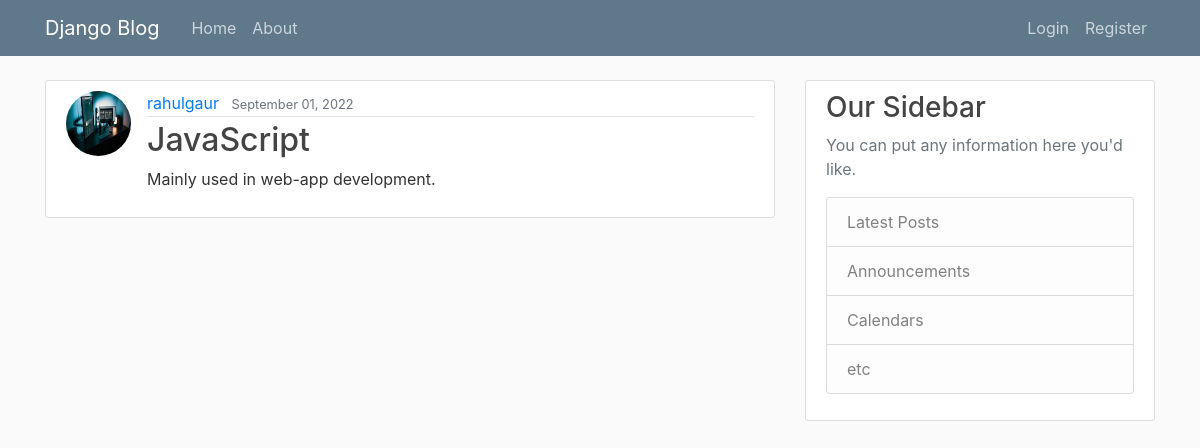
The page /post/10/ on the database its author committed.
### blog/models.py (models this page shows, shortened)
class Post(models.Model):
    title = models.CharField(max_length=100)
    content = models.TextField()
    date_posted = models.DateTimeField(default=timezone.now)
    author = models.ForeignKey(User,on_delete=models.CASCADE)

### users/models.py (models this page shows, shortened)
class Profile(models.Model):
    user = models.OneToOneField(User,on_delete=models.CASCADE)
    image = models.ImageField(default='default.jpg',upload_to='profile_pics')

### blog/views.py (the view)
# urls.py: path('post/<int:pk>/', PostDetailView.as_view(),name="post-detail"),
class PostDetailView(DetailView):
    model = Post

### blog/templates/blog/post_detail.html (shortened to what this page needs)
{% extends 'blog/base.html' %}
{% block content %}
    <article class="media content-section">
        <img class="rounded-circle article-img" src="{{object.author.profile.image.url}}"/>
            <div class="media-body">
               <div class="article-metadata">
                    <a class="mr-2" href="{% url 'user-post' object.author.username %}">{{ object.author }}</a>
                    <small class="text-muted">{{ object.date_posted|date:"F d, Y" }}</small>
                </div>
          <h2><a class="article-title" href="#">{{ object.title }}</a></h2>
          <p class="article-content">{{ object.content }}</p>
          </div>
    </article>
{% endblock %}

### blog/static/blog/main.css (style rules this page uses)
body { background: #fafafa; color: #333333; margin-top: 5rem; }
h1, h2, h3, h4, h5, h6 { color: #444444; }
.content-section { background: #ffffff; padding: 10px 20px; border: 1px solid #dddddd; border-radius: 3px; margin-bottom: 20px; }
.article-title { color: #444444; }
.article-content { white-space: pre-line; }
.article-img { height: 65px; width: 65px; margin-right: 16px; }
.article-metadata { padding-bottom: 1px; margin-bottom: 4px; border-bottom: 1px solid #e3e3e3 }

### rows shown on the page
Post: author.profile.image (picture), author "rahulgaur", date_posted "September 01, 2022", title "JavaScript", content "Mainly used in web-app development."
